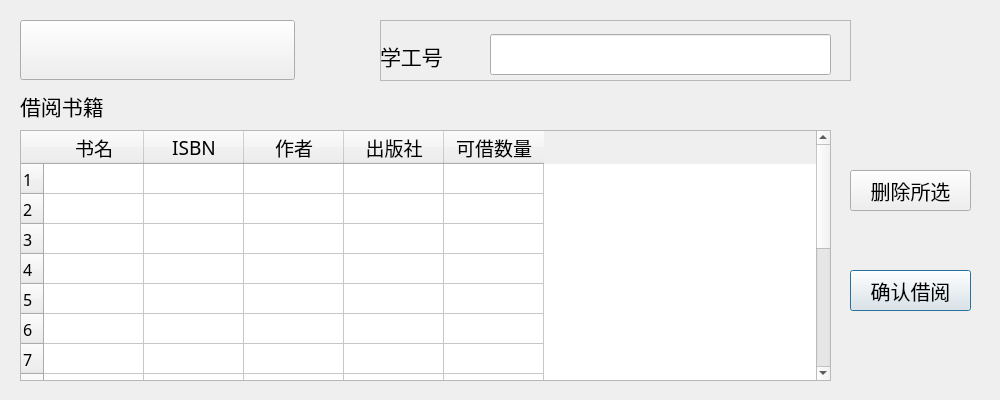
<?xml version="1.0" encoding="UTF-8"?>
<ui version="4.0">
 <class>borrowbook</class>
 <widget class="QDialog" name="borrowbook">
  <property name="geometry">
   <rect>
    <x>0</x>
    <y>0</y>
    <width>1000</width>
    <height>400</height>
   </rect>
  </property>
  <property name="windowTitle">
   <string>Dialog</string>
  </property>
  <widget class="QPushButton" name="pushButton_5">
   <property name="geometry">
    <rect>
     <x>850</x>
     <y>270</y>
     <width>121</width>
     <height>41</height>
    </rect>
   </property>
   <property name="font">
    <font>
     <family>迷你简稚艺</family>
     <pointsize>15</pointsize>
    </font>
   </property>
   <property name="text">
    <string>确认借阅</string>
   </property>
  </widget>
  <widget class="QTableWidget" name="tableWidget">
   <property name="geometry">
    <rect>
     <x>20</x>
     <y>130</y>
     <width>811</width>
     <height>251</height>
    </rect>
   </property>
   <property name="font">
    <font>
     <family>黑体</family>
     <pointsize>12</pointsize>
    </font>
   </property>
   <property name="rowCount">
    <number>15</number>
   </property>
   <row/>
   <row/>
   <row/>
   <row/>
   <row/>
   <row/>
   <row/>
   <row/>
   <row/>
   <row/>
   <row/>
   <row/>
   <row/>
   <row/>
   <row/>
   <column>
    <property name="text">
     <string>书名</string>
    </property>
    <property name="font">
     <font>
      <family>黑体</family>
      <pointsize>14</pointsize>
     </font>
    </property>
   </column>
   <column>
    <property name="text">
     <string>ISBN</string>
    </property>
    <property name="font">
     <font>
      <family>黑体</family>
      <pointsize>14</pointsize>
     </font>
    </property>
   </column>
   <column>
    <property name="text">
     <string>作者</string>
    </property>
    <property name="font">
     <font>
      <family>黑体</family>
      <pointsize>14</pointsize>
     </font>
    </property>
   </column>
   <column>
    <property name="text">
     <string>出版社</string>
    </property>
    <property name="font">
     <font>
      <family>黑体</family>
      <pointsize>14</pointsize>
     </font>
    </property>
   </column>
   <column>
    <property name="text">
     <string>可借数量</string>
    </property>
    <property name="font">
     <font>
      <family>黑体</family>
      <pointsize>14</pointsize>
     </font>
    </property>
   </column>
  </widget>
  <widget class="QFrame" name="frame">
   <property name="geometry">
    <rect>
     <x>380</x>
     <y>20</y>
     <width>471</width>
     <height>61</height>
    </rect>
   </property>
   <property name="font">
    <font>
     <family>迷你简稚艺</family>
     <pointsize>12</pointsize>
    </font>
   </property>
   <property name="frameShape">
    <enum>QFrame::StyledPanel</enum>
   </property>
   <property name="frameShadow">
    <enum>QFrame::Raised</enum>
   </property>
   <widget class="QLabel" name="label_2">
    <property name="geometry">
     <rect>
      <x>0</x>
      <y>20</y>
      <width>91</width>
      <height>31</height>
     </rect>
    </property>
    <property name="font">
     <font>
      <family>迷你简稚艺</family>
      <pointsize>16</pointsize>
     </font>
    </property>
    <property name="text">
     <string>学工号</string>
    </property>
   </widget>
   <widget class="QLineEdit" name="lineEdit">
    <property name="geometry">
     <rect>
      <x>110</x>
      <y>14</y>
      <width>341</width>
      <height>41</height>
     </rect>
    </property>
    <property name="font">
     <font>
      <family>黑体</family>
      <pointsize>14</pointsize>
     </font>
    </property>
   </widget>
  </widget>
  <widget class="QLabel" name="label">
   <property name="geometry">
    <rect>
     <x>20</x>
     <y>90</y>
     <width>121</width>
     <height>31</height>
    </rect>
   </property>
   <property name="font">
    <font>
     <family>迷你简稚艺</family>
     <pointsize>16</pointsize>
    </font>
   </property>
   <property name="text">
    <string>借阅书籍</string>
   </property>
  </widget>
  <widget class="QPushButton" name="pushButton_2">
   <property name="geometry">
    <rect>
     <x>850</x>
     <y>170</y>
     <width>121</width>
     <height>41</height>
    </rect>
   </property>
   <property name="font">
    <font>
     <family>迷你简稚艺</family>
     <pointsize>15</pointsize>
    </font>
   </property>
   <property name="text">
    <string>删除所选</string>
   </property>
  </widget>
  <widget class="QPushButton" name="pushButton_4">
   <property name="geometry">
    <rect>
     <x>20</x>
     <y>20</y>
     <width>275</width>
     <height>60</height>
    </rect>
   </property>
   <property name="text">
    <string/>
   </property>
  </widget>
 </widget>
 <tabstops>
  <tabstop>lineEdit</tabstop>
  <tabstop>tableWidget</tabstop>
  <tabstop>pushButton_2</tabstop>
  <tabstop>pushButton_5</tabstop>
 </tabstops>
 <resources/>
 <connections/>
</ui>
